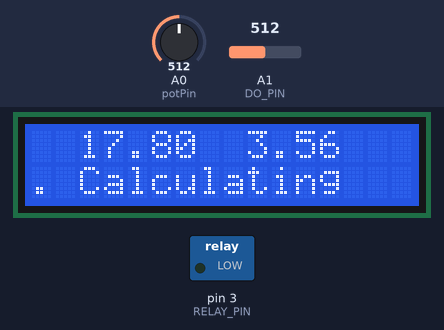
A sketch run on a simulated Arduino Uno, built with avr-gcc and run on an emulated ATmega328P. Shown: 16×2 character LCD, switched loads named in the sketch (green lamp = pin HIGH). The test bench sets the inputs (shaded band); at power-on: A1 (DO_PIN) = 512, A0 (potPin) = 512. What the sketch prints to the serial monitor is not drawn.

Above: at 1.2 s.
1.3 s: A1 (DO_PIN) set to 716
At 2.9 s:
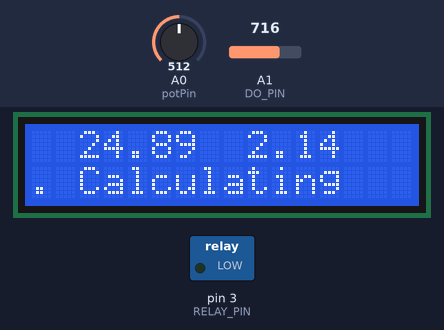
3.9 s: A0 (potPin) set to 722
At 6.8 s:
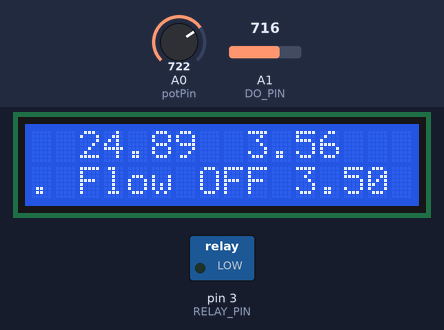
8.3 s: A0 (potPin) set to 751
At 10.0 s:
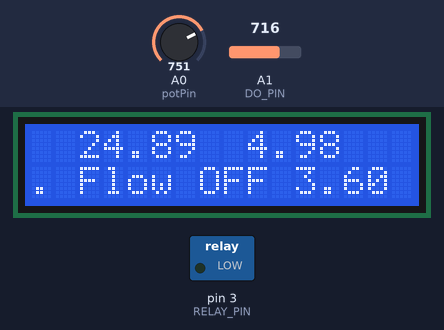
10.9 s: A1 (DO_PIN) set to 674
At 12.2 s:
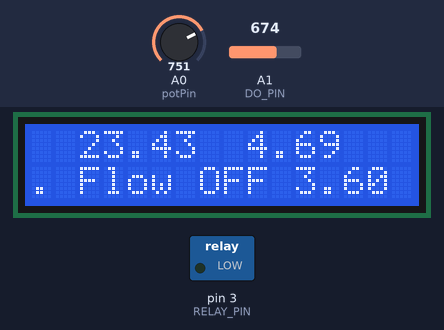
13.1 s: A1 (DO_PIN) set to 657
At 16.0 s:
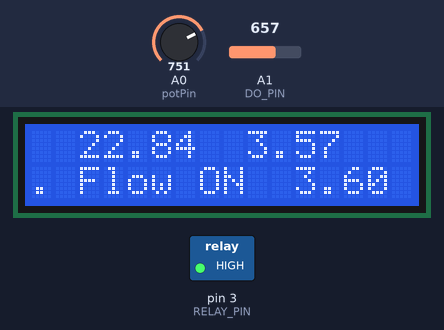
17.5 s: A0 (potPin) set to 716
At 19.5 s:
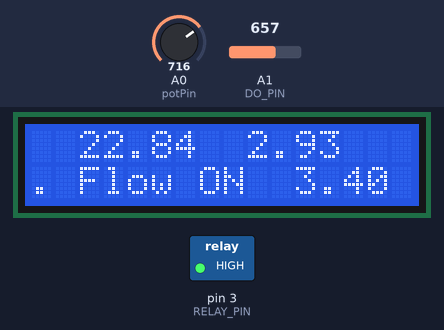
Timing chart, 0 to 21.0 s (numbered marks = the images above; inputs shaded):
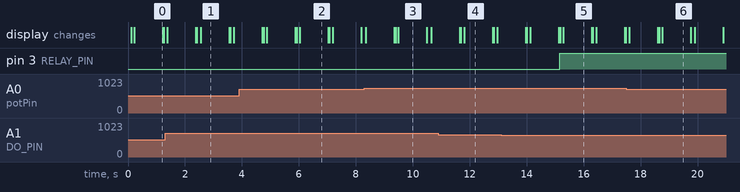

Measured:
- the behaviour switches between 667 and 666 on A1 (DO_PIN) (found by bisection; images 4 and 5)
- after the input at 8.3 s, the display: first differs from a run without the input after 1.1 s (image 3 shows a later state)
- after the input at 10.9 s, the display: first differs from a run without the input after 0.79 s (image 4 shows a later state)
- after the input at 13.1 s, pin 3 (RELAY_PIN): LOW → HIGH after 2.1 s instead of 3.2 s

The sketch:

EXECUTE_JJ_DO_V2.ino
```cpp
//Code written by Jethro Jarrett, based off 'sample code' from https://wiki.dfrobot.com/Gravity__Analog_Dissolved_Oxygen_Sensor_SKU_SEN0237
//Updated May 2022. Contact at jethrotjarrett@gmail.com

#include <Arduino.h>
#include <Wire.h>
#include <LiquidCrystal_I2C.h>
LiquidCrystal_I2C lcd = LiquidCrystal_I2C(0x27, 16, 2);

//-----------------------------------------------Configurable bits-----------------------------------------------------
#define READ_TEMP (24) //Current water temperature ℃, Or temperature sensor function

//Single-point calibration Mode=0, Two-point calibration Mode=1
#define TWO_POINT_CALIBRATION 0

//Single point calibration needs to be filled CAL1_V and CAL1_T
#define CAL1_V (1181) //mv
#define CAL1_T (24)   //℃

//Two-point calibration needs to be filled CAL2_V and CAL2_T
//CAL1 High temperature point, CAL2 Low temperature point
#define CAL2_V (1300) //mv
#define CAL2_T (15)   //℃


//Some other bits
#define WINDOW_SIZE 5  //Window size - number of datapoints the running average incorporates
#define ADDITION 0   //If measured DO is slightly off, add this value to it
#define DELAY 1000         //How often you (roughly) want a measurement to be taken (in ms)
//----------------------------------------------That's everything!------------------------------------------------------------------

#define DO_PIN A1     //Probe input pin location
#define VREF 5000     //VREF (mv)
#define ADC_RES 1024  //ADC Resolution

const uint16_t DO_Table[41] = {
    14460, 14220, 13820, 13440, 13090, 12740, 12420, 12110, 11810, 11530,
    11260, 11010, 10770, 10530, 10300, 10080, 9860, 9660, 9460, 9270,
    9080, 8900, 8730, 8570, 8410, 8250, 8110, 7960, 7820, 7690,
    7560, 7430, 7300, 7180, 7070, 6950, 6840, 6730, 6630, 6530, 6410};

uint8_t Temperaturet;
uint16_t ADC_Raw;
uint16_t ADC_Voltage;
String DObigS;

float DO;
float DESIRED = 1;     //DESIRED DO for now, this will change later based on potentiometer
float DObig;
float DObigF;
float SUMfloat;
float AVERAGED = 0;
float potValue = 0;
float DESIREDBIG = 0;

int count = 0;
int INDEX = 0;
int VALUE = 0;
int SUM = 0;
int READINGS[WINDOW_SIZE];


int potPin = A0;            //potentiometer input pin location
const int RELAY_PIN = 3;    //relay output pin location

int16_t readDO(uint32_t voltage_mv, uint8_t temperature_c)

{
#if TWO_POINT_CALIBRATION == 0
  uint16_t V_saturation = (uint32_t)CAL1_V + (uint32_t)35 * temperature_c - (uint32_t)CAL1_T * 35;
  return (voltage_mv * DO_Table[temperature_c] / V_saturation);
#else
  uint16_t V_saturation = (int16_t)((int8_t)temperature_c - CAL2_T) * ((uint16_t)CAL1_V - CAL2_V) / ((uint8_t)CAL1_T - CAL2_T) + CAL2_V;
  return (voltage_mv * DO_Table[temperature_c] / V_saturation);
#endif
}


void setup()
{
  Serial.begin(115200);

  pinMode(RELAY_PIN, OUTPUT);

  lcd.init();
  lcd.backlight();
}


void loop()
{
//-----------------------------------------Retrieving the DO from the probe, converting it to a float, then to mg/L
  Temperaturet = (uint8_t)READ_TEMP;
  ADC_Raw = analogRead(DO_PIN);
  ADC_Voltage = uint32_t(VREF) * ADC_Raw / ADC_RES;
  DObigS = String(readDO(ADC_Voltage, Temperaturet));

  DObigF = DObigS.toFloat();               //convert to float so we can do maths
  DObigF = abs(DObigF);
  DObig = DObigF + (ADDITION*1000);        //add addition (if required)
  DO = DObig/1000;                        //convert to mg/L

//-----------------------------------------Calculate desired DO from potentiometer
      potValue = analogRead(potPin);                  //read value from potentiometer
      DESIREDBIG = (map(potValue, 0, 1023, 0, 50));   //use that to calculate the desired DO
      DESIRED = DESIREDBIG/10;

//-----------------------------------------Calculate rolling average
      SUM = SUM - READINGS[INDEX];       // Remove the oldest entry from the sum
      READINGS[INDEX] = DObig;           // Read the next sensor value
      SUM = SUM + READINGS[INDEX];       // Add the newest reading to the sum
      SUM = abs(SUM);                    // Keep SUM positive (sometimes it goes negative, I'm not sure why)

      SUMfloat = float(SUM);                           //Convert the string to a floating point number
      AVERAGED = SUMfloat / (WINDOW_SIZE * 1000);      // Divide the sum of the window by the window size for the result

      count=count+1;
      INDEX = (INDEX+1) % WINDOW_SIZE;


//-----------------------------------------Print data the serial moniter
    Serial.print(count);
    Serial.print(", ");
    Serial.print(INDEX);
    Serial.print(", ");
    Serial.print(WINDOW_SIZE);
    Serial.print(", ");
    Serial.print(potValue);
    Serial.print(", ");
    Serial.print(DESIRED);
    Serial.print(" - ");
    Serial.print(ADC_Raw);
    Serial.print(", ");
    Serial.print(ADC_Voltage);
    Serial.print(" - ");
    Serial.print(DO);
    Serial.print(", ");
    Serial.print(DObig);
    Serial.print(", ");
    Serial.print(SUM);
    Serial.print(", ");
    Serial.print(AVERAGED);
    Serial.print(", ");
    delay(20);

//-----------------------------------------Printing data to LCD
     lcd.setCursor(2, 0);
     lcd.print(DO);
     lcd.print("  ");
     lcd.print(AVERAGED);
     lcd.print("     ");

//-----------------------------------------Comparing DO to desired DO, and turning flow ON/OFF
      if (AVERAGED >= DESIRED && count>WINDOW_SIZE) {          //if the DO is greater than or equal to desired and isnt first couple of measures, turn flow off
        Serial.println("high");
        digitalWrite(RELAY_PIN, LOW);

        lcd.setCursor(2, 1);
        lcd.print("Flow OFF ");
        lcd.print(DESIRED, 2);
      }

      if (AVERAGED < DESIRED && count>WINDOW_SIZE) {          //if the DO is less than desired and isnt first couple of measures, turn flow on
        Serial.println("low");
        digitalWrite(RELAY_PIN, HIGH);

        lcd.setCursor(2, 1);
        lcd.print("Flow ON  ");
        lcd.print(DESIRED,2);
      }

      if (count<=WINDOW_SIZE) {
        Serial.println("Calculating...");                     //if it si the first couple of measures (less than window size), wait...
        digitalWrite(RELAY_PIN, LOW);

        lcd.setCursor(2, 1);
        lcd.print("Calculating   ");
        lcd.print(DESIRED,2);
      }

  delay(100);

//-----------------------------------------Flashing dot so you know LCD isnt frozen
    lcd.setCursor(0, 1);
    lcd.print(".");

  delay(DELAY);

    lcd.setCursor(0, 1);
    lcd.print(" ");

  }
```
